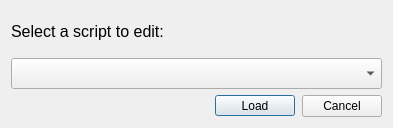
<?xml version="1.0" encoding="UTF-8"?>
<ui version="4.0">
 <class>SelectScriptDialog</class>
 <widget class="QDialog" name="SelectScriptDialog">
  <property name="geometry">
   <rect>
    <x>0</x>
    <y>0</y>
    <width>393</width>
    <height>128</height>
   </rect>
  </property>
  <property name="windowTitle">
   <string>Select Script</string>
  </property>
  <layout class="QGridLayout" name="gridLayout">
   <item row="0" column="0">
    <widget class="QLabel" name="label">
     <property name="font">
      <font>
       <pointsize>12</pointsize>
      </font>
     </property>
     <property name="text">
      <string>Select a script to edit:</string>
     </property>
    </widget>
   </item>
   <item row="1" column="0" colspan="2">
    <widget class="QComboBox" name="script_select">
     <property name="minimumSize">
      <size>
       <width>361</width>
       <height>31</height>
      </size>
     </property>
     <property name="insertPolicy">
      <enum>QComboBox::InsertAtBottom</enum>
     </property>
    </widget>
   </item>
   <item row="2" column="0">
    <spacer name="horizontalSpacer">
     <property name="orientation">
      <enum>Qt::Horizontal</enum>
     </property>
     <property name="sizeHint" stdset="0">
      <size>
       <width>198</width>
       <height>20</height>
      </size>
     </property>
    </spacer>
   </item>
   <item row="2" column="1">
    <layout class="QHBoxLayout" name="horizontalLayout">
     <item>
      <widget class="QPushButton" name="load_button">
       <property name="minimumSize">
        <size>
         <width>80</width>
         <height>21</height>
        </size>
       </property>
       <property name="maximumSize">
        <size>
         <width>80</width>
         <height>21</height>
        </size>
       </property>
       <property name="text">
        <string>Load</string>
       </property>
      </widget>
     </item>
     <item>
      <widget class="QDialogButtonBox" name="buttonBox">
       <property name="orientation">
        <enum>Qt::Horizontal</enum>
       </property>
       <property name="standardButtons">
        <set>QDialogButtonBox::Cancel</set>
       </property>
      </widget>
     </item>
    </layout>
   </item>
  </layout>
 </widget>
 <resources/>
 <connections>
  <connection>
   <sender>buttonBox</sender>
   <signal>accepted()</signal>
   <receiver>SelectScriptDialog</receiver>
   <slot>accept()</slot>
   <hints>
    <hint type="sourcelabel">
     <x>248</x>
     <y>254</y>
    </hint>
    <hint type="destinationlabel">
     <x>157</x>
     <y>274</y>
    </hint>
   </hints>
  </connection>
  <connection>
   <sender>buttonBox</sender>
   <signal>rejected()</signal>
   <receiver>SelectScriptDialog</receiver>
   <slot>reject()</slot>
   <hints>
    <hint type="sourcelabel">
     <x>316</x>
     <y>260</y>
    </hint>
    <hint type="destinationlabel">
     <x>286</x>
     <y>274</y>
    </hint>
   </hints>
  </connection>
 </connections>
</ui>
